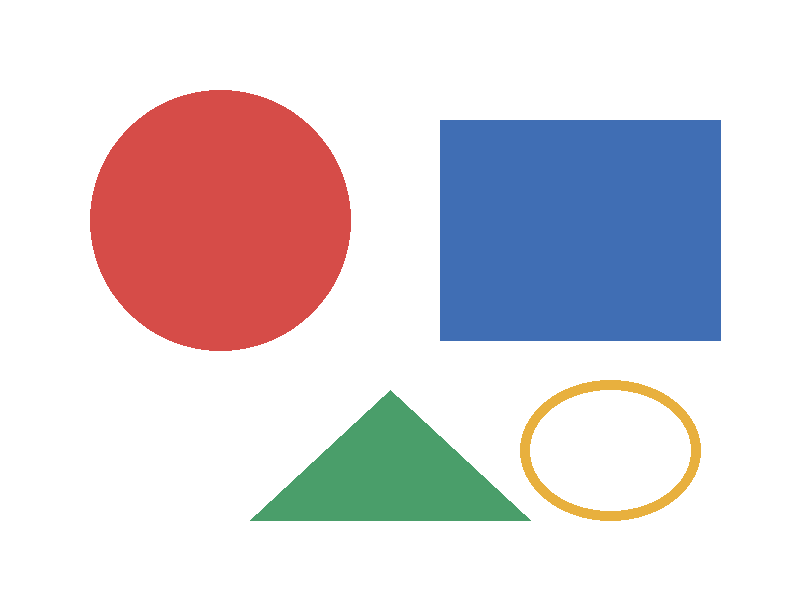
#> input picture image-processing/source/assets/images/shapes.png, 800 x 600 px, found by its file name
$ python main.py
#> lines starting #> are read from the running program, lines starting #| are printed output that depends on the picture; after the words box and inside, x2 and y2 are one past the last pixel; in counts of white or black regions, pixels touching at a corner belong together
from pathlib import Path

import matplotlib
matplotlib.use("Agg")
matplotlib.rcParams["font.sans-serif"] = ["Microsoft YaHei", "SimHei", "DejaVu Sans"]
matplotlib.rcParams["axes.unicode_minus"] = False
import matplotlib.pyplot as plt
import numpy as np
from IPython.display import Image, display
from PIL import Image as PILImage


def data_path(name):
#> called with name = 'images/shapes.png'
    here = Path.cwd()
    for base in [here, here.parent, here.parent.parent]:
        candidate = base / "assets" / name
        if candidate.exists():
            return candidate
    raise FileNotFoundError(name)


output = Path("output")
output.mkdir(exist_ok=True)
print("环境就绪")

import cv2

shapes = np.array(PILImage.open(data_path("images/shapes.png")).convert("RGB"))
#> shapes is the input picture: shape (600, 800, 3); mean R, G, B 218.5, 211.8, 217.3
gray = cv2.cvtColor(shapes, cv2.COLOR_RGB2GRAY)
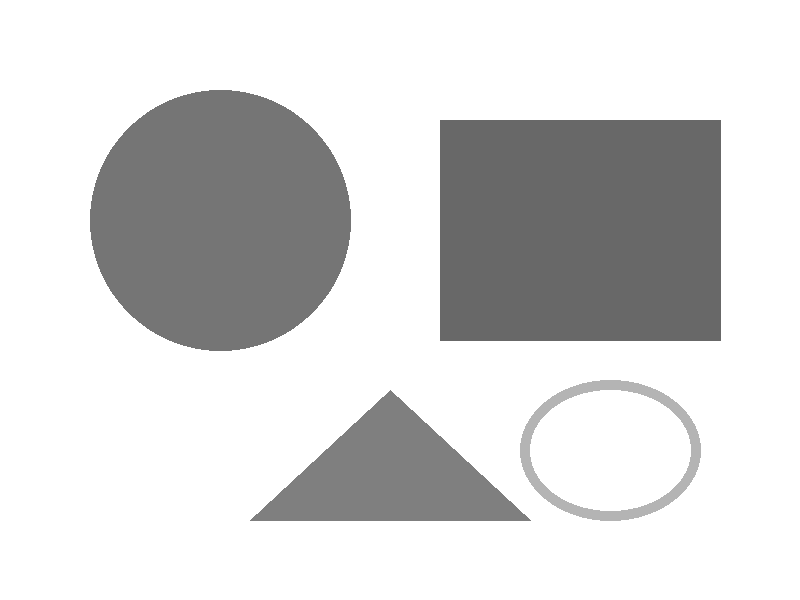
#> gray: shape (600, 800); min 104, max 255, mean 214.4
edges = cv2.Canny(gray, 80, 160)
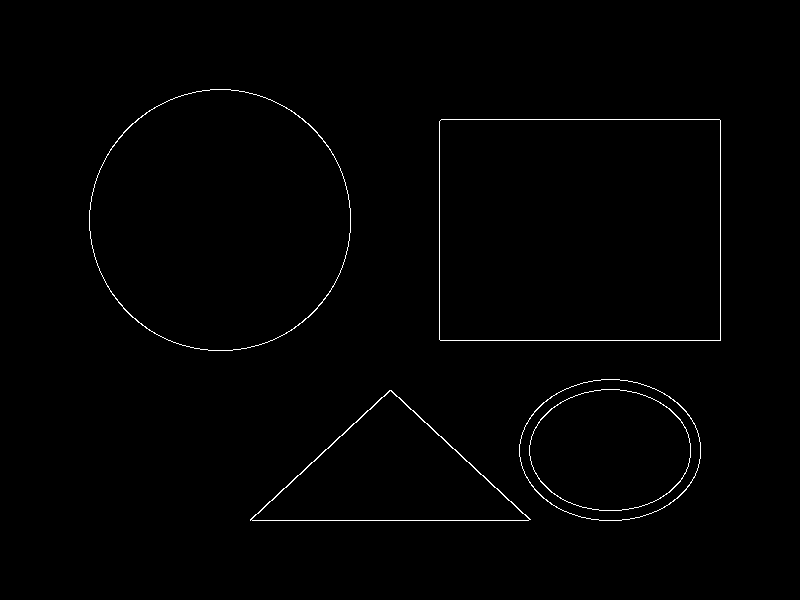
#> edges: shape (600, 800); 0.76% white in thin lines or dots, all inside (x1, y1, x2, y2) = (89, 89, 721, 521)
print("图像尺寸：", gray.shape)
#| 图像尺寸： (600, 800)
print("边缘像素数：", int(np.count_nonzero(edges)))
#| 边缘像素数： 3653


contours, hierarchy = cv2.findContours(
    edges, cv2.RETR_EXTERNAL, cv2.CHAIN_APPROX_SIMPLE
)
#> contours = 4 contours; box (x1, y1, x2, y2) and area: (439, 119, 721, 341) 62098, (89, 89, 351, 351) 53520, (519, 379, 701, 521) 20058, (250, 390, 531, 521) 18446
valid = [contour for contour in contours if cv2.contourArea(contour) > 500]
#> valid has the same summary as contours
print("外轮廓数量：", len(contours))
#| 外轮廓数量： 4
print("面积大于 500 的轮廓：", len(valid))
#| 面积大于 500 的轮廓： 4
for index, contour in enumerate(valid, 1):
    x, y, width, height = cv2.boundingRect(contour)
    print(
        f"轮廓{index}：面积={cv2.contourArea(contour):.0f} "
        f"边界=({x}, {y}, {width}, {height})"
    )
#> this loop made 4 passes
#> (x, y, width, height) on passes 1 to 4: (250, 390, 281, 131), (519, 379, 182, 142), (439, 119, 282, 222), (89, 89, 262, 262)
#| 轮廓1：面积=18446 边界=(250, 390, 281, 131)
#| 轮廓2：面积=20058 边界=(519, 379, 182, 142)
#| 轮廓3：面积=62098 边界=(439, 119, 282, 222)
#| 轮廓4：面积=53520 边界=(89, 89, 262, 262)


canvas = shapes.copy()
cv2.drawContours(canvas, valid, -1, (220, 40, 40), 3)
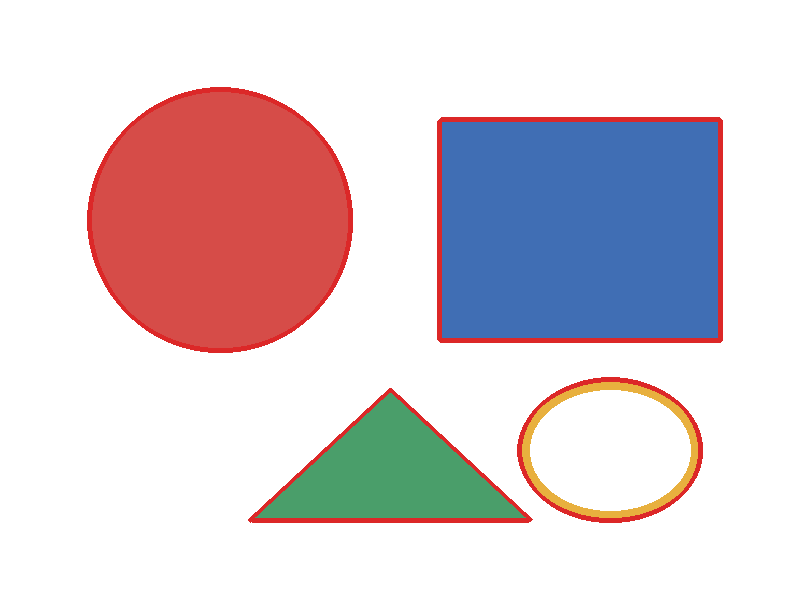
#> canvas: shape (600, 800, 3); 2.87% of pixels changed, all inside (x1, y1, x2, y2) = (87, 87, 723, 523)
for contour in valid:
    x, y, width, height = cv2.boundingRect(contour)
    cv2.rectangle(canvas, (x, y), (x + width, y + height), (40, 140, 80), 2)
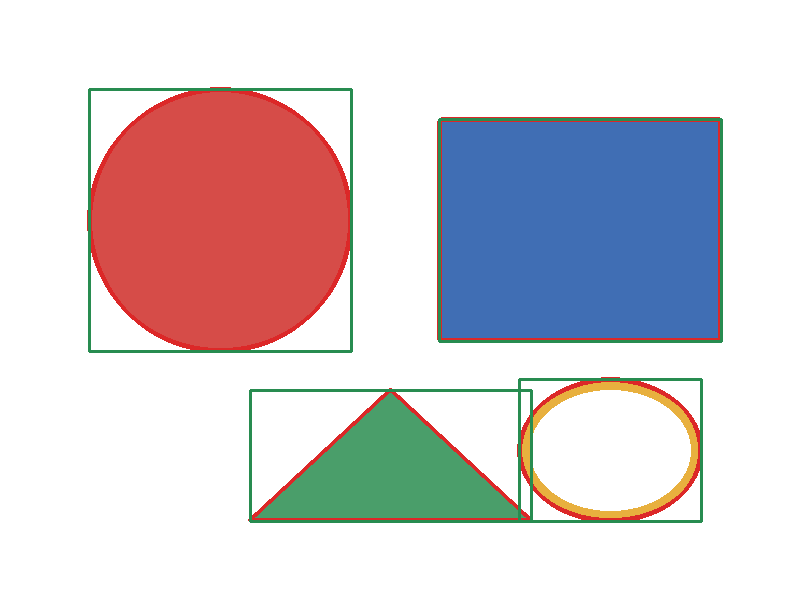
#> canvas: shape (600, 800, 3); 2.19% of pixels changed, all inside (x1, y1, x2, y2) = (88, 88, 723, 523)

#> (the run stopped early here; a loop or call above may not have finished)
